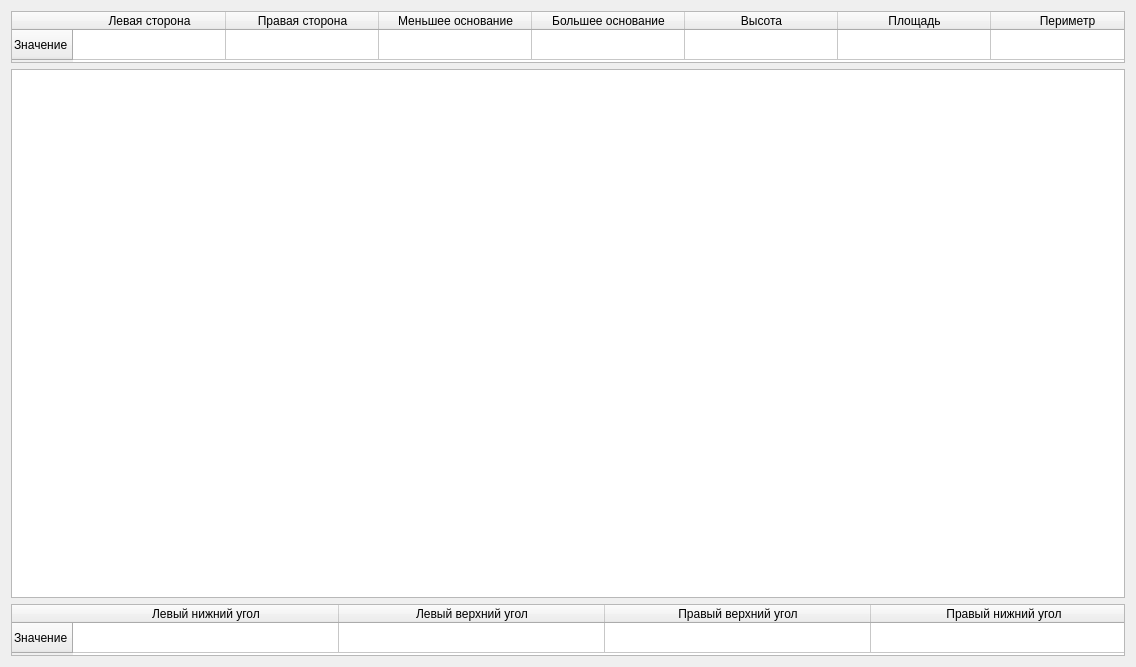
<?xml version="1.0" encoding="UTF-8"?>
<ui version="4.0">
 <class>Dialog_parallelogram</class>
 <widget class="QDialog" name="Dialog_parallelogram">
  <property name="geometry">
   <rect>
    <x>0</x>
    <y>0</y>
    <width>1136</width>
    <height>667</height>
   </rect>
  </property>
  <property name="windowTitle">
   <string>Dialog</string>
  </property>
  <property name="styleSheet">
   <string notr="true">Dialog_parallelogram
{
background-color: #101223;
}

QTableWidget::horizontalHeaderItem{
background-color: black;
}</string>
  </property>
  <layout class="QVBoxLayout" name="verticalLayout">
   <item>
    <widget class="QTableWidget" name="tab_rect">
     <property name="enabled">
      <bool>true</bool>
     </property>
     <property name="maximumSize">
      <size>
       <width>16777215</width>
       <height>52</height>
      </size>
     </property>
     <property name="layoutDirection">
      <enum>Qt::LeftToRight</enum>
     </property>
     <property name="autoFillBackground">
      <bool>false</bool>
     </property>
     <property name="verticalScrollBarPolicy">
      <enum>Qt::ScrollBarAlwaysOff</enum>
     </property>
     <property name="horizontalScrollBarPolicy">
      <enum>Qt::ScrollBarAlwaysOff</enum>
     </property>
     <property name="autoScroll">
      <bool>true</bool>
     </property>
     <property name="autoScrollMargin">
      <number>10</number>
     </property>
     <property name="dragEnabled">
      <bool>false</bool>
     </property>
     <property name="alternatingRowColors">
      <bool>false</bool>
     </property>
     <attribute name="horizontalHeaderVisible">
      <bool>true</bool>
     </attribute>
     <attribute name="horizontalHeaderCascadingSectionResizes">
      <bool>false</bool>
     </attribute>
     <attribute name="horizontalHeaderMinimumSectionSize">
      <number>50</number>
     </attribute>
     <attribute name="horizontalHeaderDefaultSectionSize">
      <number>153</number>
     </attribute>
     <attribute name="horizontalHeaderHighlightSections">
      <bool>false</bool>
     </attribute>
     <attribute name="horizontalHeaderShowSortIndicator" stdset="0">
      <bool>false</bool>
     </attribute>
     <attribute name="horizontalHeaderStretchLastSection">
      <bool>true</bool>
     </attribute>
     <attribute name="verticalHeaderDefaultSectionSize">
      <number>30</number>
     </attribute>
     <row>
      <property name="text">
       <string>Значение</string>
      </property>
     </row>
     <column>
      <property name="text">
       <string>Левая сторона</string>
      </property>
     </column>
     <column>
      <property name="text">
       <string>Правая сторона</string>
      </property>
     </column>
     <column>
      <property name="text">
       <string>Меньшее основание</string>
      </property>
     </column>
     <column>
      <property name="text">
       <string>Большее основание</string>
      </property>
     </column>
     <column>
      <property name="text">
       <string>Высота</string>
      </property>
     </column>
     <column>
      <property name="text">
       <string>Площадь</string>
      </property>
     </column>
     <column>
      <property name="text">
       <string>Периметр</string>
      </property>
     </column>
    </widget>
   </item>
   <item>
    <widget class="QGraphicsView" name="graphicsView"/>
   </item>
   <item>
    <widget class="QTableWidget" name="table_ang">
     <property name="maximumSize">
      <size>
       <width>16777215</width>
       <height>52</height>
      </size>
     </property>
     <property name="autoFillBackground">
      <bool>false</bool>
     </property>
     <property name="horizontalScrollBarPolicy">
      <enum>Qt::ScrollBarAlwaysOff</enum>
     </property>
     <attribute name="horizontalHeaderMinimumSectionSize">
      <number>70</number>
     </attribute>
     <attribute name="horizontalHeaderDefaultSectionSize">
      <number>266</number>
     </attribute>
     <attribute name="horizontalHeaderStretchLastSection">
      <bool>true</bool>
     </attribute>
     <attribute name="verticalHeaderCascadingSectionResizes">
      <bool>false</bool>
     </attribute>
     <attribute name="verticalHeaderShowSortIndicator" stdset="0">
      <bool>false</bool>
     </attribute>
     <attribute name="verticalHeaderStretchLastSection">
      <bool>false</bool>
     </attribute>
     <row>
      <property name="text">
       <string>Значение</string>
      </property>
     </row>
     <column>
      <property name="text">
       <string>Левый нижний угол</string>
      </property>
     </column>
     <column>
      <property name="text">
       <string>Левый верхний угол</string>
      </property>
     </column>
     <column>
      <property name="text">
       <string>Правый верхний угол</string>
      </property>
     </column>
     <column>
      <property name="text">
       <string>Правый нижний угол</string>
      </property>
     </column>
    </widget>
   </item>
  </layout>
 </widget>
 <resources/>
 <connections/>
</ui>
